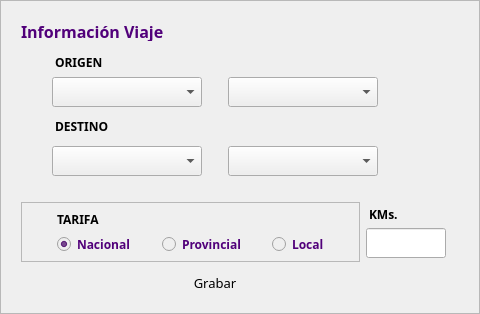
              <widget class="QFrame" name="frameFormViaje">
               <property name="minimumSize">
                <size>
                 <width>480</width>
                 <height>314</height>
                </size>
               </property>
               <property name="maximumSize">
                <size>
                 <width>480</width>
                 <height>314</height>
                </size>
               </property>
               <property name="frameShape">
                <enum>QFrame::StyledPanel</enum>
               </property>
               <property name="frameShadow">
                <enum>QFrame::Raised</enum>
               </property>
               <layout class="QGridLayout" name="gridLayout_3">
                <property name="leftMargin">
                 <number>20</number>
                </property>
                <property name="topMargin">
                 <number>20</number>
                </property>
                <property name="rightMargin">
                 <number>20</number>
                </property>
                <property name="bottomMargin">
                 <number>15</number>
                </property>
                <item row="2" column="0" colspan="3">
                 <widget class="QFrame" name="frameRbt_3">
                  <property name="sizePolicy">
                   <sizepolicy hsizetype="Expanding" vsizetype="Expanding">
                    <horstretch>0</horstretch>
                    <verstretch>0</verstretch>
                   </sizepolicy>
                  </property>
                  <property name="minimumSize">
                   <size>
                    <width>0</width>
                    <height>0</height>
                   </size>
                  </property>
                  <property name="maximumSize">
                   <size>
                    <width>350</width>
                    <height>60</height>
                   </size>
                  </property>
                  <property name="frameShape">
                   <enum>QFrame::StyledPanel</enum>
                  </property>
                  <property name="frameShadow">
                   <enum>QFrame::Raised</enum>
                  </property>
                  <layout class="QGridLayout" name="gridLayout_30">
                   <property name="leftMargin">
                    <number>20</number>
                   </property>
                   <property name="spacing">
                    <number>10</number>
                   </property>
                   <item row="1" column="0">
                    <widget class="QRadioButton" name="rbtNac">
                     <property name="enabled">
                      <bool>false</bool>
                     </property>
                     <property name="maximumSize">
                      <size>
                       <width>80</width>
                       <height>20</height>
                      </size>
                     </property>
                     <property name="font">
                      <font>
                       <family>Poppins</family>
                       <weight>75</weight>
                       <bold>true</bold>
                      </font>
                     </property>
                     <property name="focusPolicy">
                      <enum>Qt::ClickFocus</enum>
                     </property>
                     <property name="styleSheet">
                      <string notr="true">color: #51007A;</string>
                     </property>
                     <property name="text">
                      <string>Nacional</string>
                     </property>
                     <property name="checkable">
                      <bool>true</bool>
                     </property>
                     <property name="checked">
                      <bool>true</bool>
                     </property>
                    </widget>
                   </item>
                   <item row="1" column="1">
                    <widget class="QRadioButton" name="rbtProv">
                     <property name="enabled">
                      <bool>false</bool>
                     </property>
                     <property name="maximumSize">
                      <size>
                       <width>85</width>
                       <height>20</height>
                      </size>
                     </property>
                     <property name="font">
                      <font>
                       <family>Poppins</family>
                       <weight>75</weight>
                       <bold>true</bold>
                      </font>
                     </property>
                     <property name="focusPolicy">
                      <enum>Qt::ClickFocus</enum>
                     </property>
                     <property name="styleSheet">
                      <string notr="true">color: #51007A;</string>
                     </property>
                     <property name="text">
                      <string>Provincial</string>
                     </property>
                     <property name="checkable">
                      <bool>true</bool>
                     </property>
                     <property name="checked">
                      <bool>false</bool>
                     </property>
                    </widget>
                   </item>
                   <item row="1" column="2">
                    <widget class="QRadioButton" name="rbtLocal">
                     <property name="enabled">
                      <bool>false</bool>
                     </property>
                     <property name="maximumSize">
                      <size>
                       <width>60</width>
                       <height>20</height>
                      </size>
                     </property>
                     <property name="font">
                      <font>
                       <family>Poppins</family>
                       <weight>75</weight>
                       <bold>true</bold>
                      </font>
                     </property>
                     <property name="focusPolicy">
                      <enum>Qt::ClickFocus</enum>
                     </property>
                     <property name="styleSheet">
                      <string notr="true">color: #51007A;</string>
                     </property>
                     <property name="text">
                      <string>Local</string>
                     </property>
                     <property name="checkable">
                      <bool>true</bool>
                     </property>
                    </widget>
                   </item>
                   <item row="0" column="0" colspan="2">
                    <widget class="QLabel" name="lblEstado_4">
                     <property name="maximumSize">
                      <size>
                       <width>75</width>
                       <height>20</height>
                      </size>
                     </property>
                     <property name="font">
                      <font>
                       <family>Poppins</family>
                       <pointsize>9</pointsize>
                       <weight>75</weight>
                       <bold>true</bold>
                      </font>
                     </property>
                     <property name="text">
                      <string>TARIFA</string>
                     </property>
                    </widget>
                   </item>
                  </layout>
                 </widget>
                </item>
                <item row="2" column="3">
                 <layout class="QGridLayout" name="gridLayout_35">
                  <property name="verticalSpacing">
                   <number>0</number>
                  </property>
                  <item row="0" column="0" alignment="Qt::AlignLeft">
                   <widget class="QLabel" name="label_75">
                    <property name="minimumSize">
                     <size>
                      <width>0</width>
                      <height>20</height>
                     </size>
                    </property>
                    <property name="maximumSize">
                     <size>
                      <width>40</width>
                      <height>20</height>
                     </size>
                    </property>
                    <property name="font">
                     <font>
                      <family>Poppins</family>
                      <pointsize>9</pointsize>
                      <weight>75</weight>
                      <bold>true</bold>
                     </font>
                    </property>
                    <property name="text">
                     <string>&lt;html&gt;&lt;head/&gt;&lt;body&gt;&lt;p&gt;KMs.&lt;/p&gt;&lt;/body&gt;&lt;/html&gt;</string>
                    </property>
                    <property name="indent">
                     <number>3</number>
                    </property>
                   </widget>
                  </item>
                  <item row="1" column="0" alignment="Qt::AlignLeft">
                   <widget class="QLineEdit" name="txtKms">
                    <property name="enabled">
                     <bool>true</bool>
                    </property>
                    <property name="minimumSize">
                     <size>
                      <width>80</width>
                      <height>30</height>
                     </size>
                    </property>
                    <property name="maximumSize">
                     <size>
                      <width>80</width>
                      <height>30</height>
                     </size>
                    </property>
                    <property name="styleSheet">
                     <string notr="true"/>
                    </property>
                    <property name="text">
                     <string/>
                    </property>
                    <property name="alignment">
                     <set>Qt::AlignCenter</set>
                    </property>
                    <property name="placeholderText">
                     <string/>
                    </property>
                   </widget>
                  </item>
                 </layout>
                </item>
                <item row="0" column="0">
                 <widget class="QLabel" name="label_68">
                  <property name="sizePolicy">
                   <sizepolicy hsizetype="Fixed" vsizetype="Fixed">
                    <horstretch>0</horstretch>
                    <verstretch>0</verstretch>
                   </sizepolicy>
                  </property>
                  <property name="maximumSize">
                   <size>
                    <width>190</width>
                    <height>20</height>
                   </size>
                  </property>
                  <property name="font">
                   <font>
                    <family>Poppins</family>
                    <pointsize>12</pointsize>
                    <weight>75</weight>
                    <bold>true</bold>
                   </font>
                  </property>
                  <property name="styleSheet">
                   <string notr="true">color: #51007A;</string>
                  </property>
                  <property name="text">
                   <string>Información Viaje</string>
                  </property>
                 </widget>
                </item>
                <item row="1" column="0" colspan="4">
                 <layout class="QGridLayout" name="gridLayout_25">
                  <property name="leftMargin">
                   <number>20</number>
                  </property>
                  <property name="topMargin">
                   <number>0</number>
                  </property>
                  <property name="rightMargin">
                   <number>20</number>
                  </property>
                  <property name="bottomMargin">
                   <number>20</number>
                  </property>
                  <property name="horizontalSpacing">
                   <number>15</number>
                  </property>
                  <property name="verticalSpacing">
                   <number>10</number>
                  </property>
                  <item row="3" column="2">
                   <spacer name="horizontalSpacer_16">
                    <property name="orientation">
                     <enum>Qt::Horizontal</enum>
                    </property>
                    <property name="sizeType">
                     <enum>QSizePolicy::Fixed</enum>
                    </property>
                    <property name="sizeHint" stdset="0">
                     <size>
                      <width>50</width>
                      <height>30</height>
                     </size>
                    </property>
                   </spacer>
                  </item>
                  <item row="3" column="1">
                   <widget class="QComboBox" name="cmbMuniD">
                    <property name="sizePolicy">
                     <sizepolicy hsizetype="Expanding" vsizetype="Fixed">
                      <horstretch>0</horstretch>
                      <verstretch>0</verstretch>
                     </sizepolicy>
                    </property>
                    <property name="minimumSize">
                     <size>
                      <width>150</width>
                      <height>30</height>
                     </size>
                    </property>
                    <property name="maximumSize">
                     <size>
                      <width>150</width>
                      <height>30</height>
                     </size>
                    </property>
                    <property name="font">
                     <font>
                      <family>Poppins</family>
                     </font>
                    </property>
                    <property name="styleSheet">
                     <string notr="true"/>
                    </property>
                    <property name="editable">
                     <bool>false</bool>
                    </property>
                    <property name="sizeAdjustPolicy">
                     <enum>QComboBox::AdjustToContentsOnFirstShow</enum>
                    </property>
                   </widget>
                  </item>
                  <item row="0" column="0">
                   <widget class="QLabel" name="label_69">
                    <property name="minimumSize">
                     <size>
                      <width>0</width>
                      <height>20</height>
                     </size>
                    </property>
                    <property name="maximumSize">
                     <size>
                      <width>55</width>
                      <height>10</height>
                     </size>
                    </property>
                    <property name="font">
                     <font>
                      <family>Poppins</family>
                      <pointsize>9</pointsize>
                      <weight>75</weight>
                      <bold>true</bold>
                     </font>
                    </property>
                    <property name="text">
                     <string>ORIGEN</string>
                    </property>
                    <property name="indent">
                     <number>3</number>
                    </property>
                   </widget>
                  </item>
                  <item row="1" column="0">
                   <widget class="QComboBox" name="cmbProvO">
                    <property name="sizePolicy">
                     <sizepolicy hsizetype="Expanding" vsizetype="Fixed">
                      <horstretch>0</horstretch>
                      <verstretch>0</verstretch>
                     </sizepolicy>
                    </property>
                    <property name="minimumSize">
                     <size>
                      <width>150</width>
                      <height>30</height>
                     </size>
                    </property>
                    <property name="maximumSize">
                     <size>
                      <width>150</width>
                      <height>30</height>
                     </size>
                    </property>
                    <property name="font">
                     <font>
                      <family>Poppins</family>
                     </font>
                    </property>
                    <property name="toolTip">
                     <string/>
                    </property>
                    <property name="whatsThis">
                     <string/>
                    </property>
                    <property name="styleSheet">
                     <string notr="true"/>
                    </property>
                    <property name="editable">
                     <bool>false</bool>
                    </property>
                    <property name="sizeAdjustPolicy">
                     <enum>QComboBox::AdjustToContentsOnFirstShow</enum>
                    </property>
                   </widget>
                  </item>
                  <item row="1" column="1">
                   <widget class="QComboBox" name="cmbMuniO">
                    <property name="sizePolicy">
                     <sizepolicy hsizetype="Expanding" vsizetype="Fixed">
                      <horstretch>0</horstretch>
                      <verstretch>0</verstretch>
                     </sizepolicy>
                    </property>
                    <property name="minimumSize">
                     <size>
                      <width>150</width>
                      <height>30</height>
                     </size>
                    </property>
                    <property name="maximumSize">
                     <size>
                      <width>150</width>
                      <height>30</height>
                     </size>
                    </property>
                    <property name="font">
                     <font>
                      <family>Poppins</family>
                     </font>
                    </property>
                    <property name="styleSheet">
                     <string notr="true"/>
                    </property>
                    <property name="editable">
                     <bool>false</bool>
                    </property>
                    <property name="sizeAdjustPolicy">
                     <enum>QComboBox::AdjustToContentsOnFirstShow</enum>
                    </property>
                   </widget>
                  </item>
                  <item row="1" column="2" rowspan="2">
                   <spacer name="horizontalSpacer_15">
                    <property name="orientation">
                     <enum>Qt::Horizontal</enum>
                    </property>
                    <property name="sizeType">
                     <enum>QSizePolicy::Fixed</enum>
                    </property>
                    <property name="sizeHint" stdset="0">
                     <size>
                      <width>50</width>
                      <height>30</height>
                     </size>
                    </property>
                   </spacer>
                  </item>
                  <item row="2" column="0">
                   <widget class="QLabel" name="label_71">
                    <property name="minimumSize">
                     <size>
                      <width>0</width>
                      <height>20</height>
                     </size>
                    </property>
                    <property name="maximumSize">
                     <size>
                      <width>65</width>
                      <height>20</height>
                     </size>
                    </property>
                    <property name="font">
                     <font>
                      <family>Poppins</family>
                      <pointsize>9</pointsize>
                      <weight>75</weight>
                      <bold>true</bold>
                     </font>
                    </property>
                    <property name="text">
                     <string>DESTINO</string>
                    </property>
                    <property name="indent">
                     <number>3</number>
                    </property>
                   </widget>
                  </item>
                  <item row="3" column="0">
                   <widget class="QComboBox" name="cmbProvD">
                    <property name="sizePolicy">
                     <sizepolicy hsizetype="Expanding" vsizetype="Fixed">
                      <horstretch>0</horstretch>
                      <verstretch>0</verstretch>
                     </sizepolicy>
                    </property>
                    <property name="minimumSize">
                     <size>
                      <width>150</width>
                      <height>30</height>
                     </size>
                    </property>
                    <property name="maximumSize">
                     <size>
                      <width>150</width>
                      <height>30</height>
                     </size>
                    </property>
                    <property name="font">
                     <font>
                      <family>Poppins</family>
                     </font>
                    </property>
                    <property name="styleSheet">
                     <string notr="true"/>
                    </property>
                    <property name="editable">
                     <bool>false</bool>
                    </property>
                    <property name="sizeAdjustPolicy">
                     <enum>QComboBox::AdjustToContentsOnFirstShow</enum>
                    </property>
                   </widget>
                  </item>
                 </layout>
                </item>
                <item row="3" column="0">
                 <widget class="QLabel" name="label_72">
                  <property name="minimumSize">
                   <size>
                    <width>0</width>
                    <height>20</height>
                   </size>
                  </property>
                  <property name="maximumSize">
                   <size>
                    <width>90</width>
                    <height>20</height>
                   </size>
                  </property>
                  <property name="font">
                   <font>
                    <family>Poppins</family>
                    <pointsize>9</pointsize>
                    <weight>75</weight>
                    <bold>true</bold>
                   </font>
                  </property>
                  <property name="text">
                   <string/>
                  </property>
                  <property name="indent">
                   <number>3</number>
                  </property>
                 </widget>
                </item>
                <item row="0" column="1">
                 <widget class="QPushButton" name="btnLimpiarViaje">
                  <property name="sizePolicy">
                   <sizepolicy hsizetype="Fixed" vsizetype="Fixed">
                    <horstretch>0</horstretch>
                    <verstretch>0</verstretch>
                   </sizepolicy>
                  </property>
                  <property name="minimumSize">
                   <size>
                    <width>20</width>
                    <height>20</height>
                   </size>
                  </property>
                  <property name="maximumSize">
                   <size>
                    <width>20</width>
                    <height>20</height>
                   </size>
                  </property>
                  <property name="focusPolicy">
                   <enum>Qt::ClickFocus</enum>
                  </property>
                  <property name="styleSheet">
                   <string notr="true">border-radius:10px;
pading:20px;</string>
                  </property>
                  <property name="text">
                   <string/>
                  </property>
                  <property name="icon">
                   <iconset resource="../resources.qrc">
                    <normaloff>:/img/img/reload-outlined_.png</normaloff>:/img/img/reload-outlined_.png</iconset>
                  </property>
                  <property name="flat">
                   <bool>true</bool>
                  </property>
                 </widget>
                </item>
                <item row="3" column="1" alignment="Qt::AlignRight">
                 <widget class="QPushButton" name="btnViaje">
                  <property name="sizePolicy">
                   <sizepolicy hsizetype="Fixed" vsizetype="Fixed">
                    <horstretch>0</horstretch>
                    <verstretch>0</verstretch>
                   </sizepolicy>
                  </property>
                  <property name="minimumSize">
                   <size>
                    <width>90</width>
                    <height>30</height>
                   </size>
                  </property>
                  <property name="maximumSize">
                   <size>
                    <width>90</width>
                    <height>30</height>
                   </size>
                  </property>
                  <property name="font">
                   <font>
                    <family>Poppins</family>
                    <pointsize>10</pointsize>
                   </font>
                  </property>
                  <property name="focusPolicy">
                   <enum>Qt::ClickFocus</enum>
                  </property>
                  <property name="styleSheet">
                   <string notr="true">border-radius:15px;</string>
                  </property>
                  <property name="text">
                   <string>Grabar</string>
                  </property>
                  <property name="flat">
                   <bool>false</bool>
                  </property>
                 </widget>
                </item>
               </layout>
              </widget>
